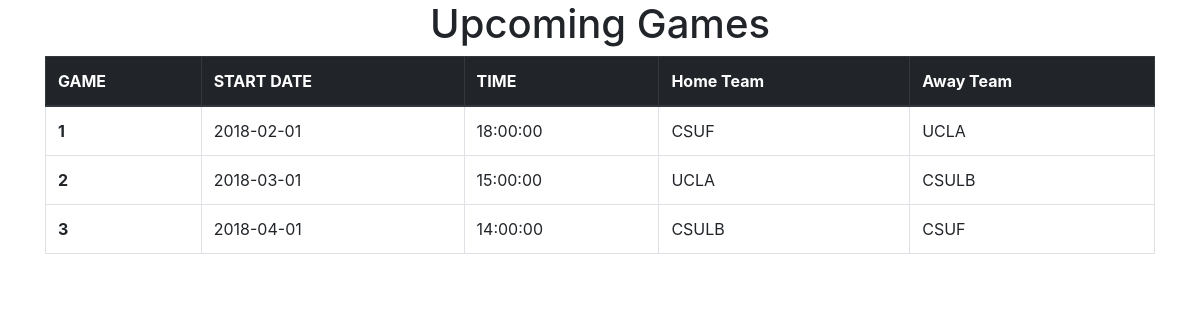
Screenshot of /features/viewgames.php (signed in) with the database file from the repository.
### tables this page shows
CREATE TABLE GAME
(
  GameID INT(10) UNSIGNED NOT NULL AUTO_INCREMENT PRIMARY KEY,
  StartDate DATE,
  TimeSchedule TIME,
  ATeamID INT(10) UNSIGNED NOT NULL,
  BTeamID INT(10) UNSIGNED NOT NULL,

  CONSTRAINT TEAMPLAYER FOREIGN KEY (ATeamID) REFERENCES TEAM(TeamID) ON UPDATE CASCADE ON DELETE CASCADE,
  CONSTRAINT TEAMPLAYER2 FOREIGN KEY (BTeamID) REFERENCES TEAM(TeamID) ON UPDATE CASCADE ON DELETE CASCADE

);

CREATE TABLE TEAM
(
  TeamID INT(10) UNSIGNED NOT NULL AUTO_INCREMENT PRIMARY KEY,
  TeamName VARCHAR(100)
);

### features/viewgames.php (the view, shortened to what this page needs)
<!DOCTYPE html>
<html lang="en" dir="ltr">
  <head>
    <link rel="stylesheet" href="https://maxcdn.bootstrapcdn.com/bootstrap/4.0.0/css/bootstrap.min.css">
  </head>
  <body>
    <section id="body">
        <div class="container">
          <h1 align="center">Upcoming Games</h1>
          <?php
            $mysqli = new mysqli(DATA_BASE_HOST, USER_NAME, USER_PASSWORD, DATA_BASE_NAME);
            $query = "SELECT g.GameID, g.StartDate, g.TimeSchedule, h.TeamName, a.TeamName
            FROM GAME g
            JOIN TEAM h ON h.teamID = g.ATeamID
            JOIN TEAM a ON a.teamID = g.BTeamID
            ORDER BY g.StartDate;";
            if ($stmt = $mysqli->prepare($query)) {
              $stmt->execute();
              $stmt->store_result();
              $stmt->bind_result(
                $GameID,
                $StartDate,
                $TimeSchedule,
                $TeamNameA,
                $TeamNameB
              );
            }
          ?>
          <table class="table table-bordered table-hover">
            <thead class="thead-dark">
              <tr class="info">
                <th scope="col">GAME</th>
                <th scope="col">START DATE</th>
                <th scope="col">TIME</th>
                <th scope="col">Home Team</th>
                <th scope="col">Away Team</th>
              </tr>
            </thead>
            <?php
              $stmt->data_seek(0);
              while($stmt->fetch()){
                echo "<tr>\n";
                echo "<th scope=\"row\">".$GameID."</th>\n";
                echo "<td>".$StartDate."</td>\n";
                echo "<td>".$TimeSchedule."</td>\n";
                echo "<td>".$TeamNameA."</td>\n";
                echo "<td>".$TeamNameB."</td>\n";
                echo "</tr>";
              }
            ?>
          </table>
        </body>
  </body>
</html>

### rows the page displays
game: GameID "1", StartDate "2018-02-01", TimeSchedule "18:00:00", ATeamID.TeamName "CSUF", BTeamID.TeamName "UCLA"
game: GameID "2", StartDate "2018-03-01", TimeSchedule "15:00:00", ATeamID.TeamName "UCLA", BTeamID.TeamName "CSULB"
game: GameID "3", StartDate "2018-04-01", TimeSchedule "14:00:00", ATeamID.TeamName "CSULB", BTeamID.TeamName "CSUF"
